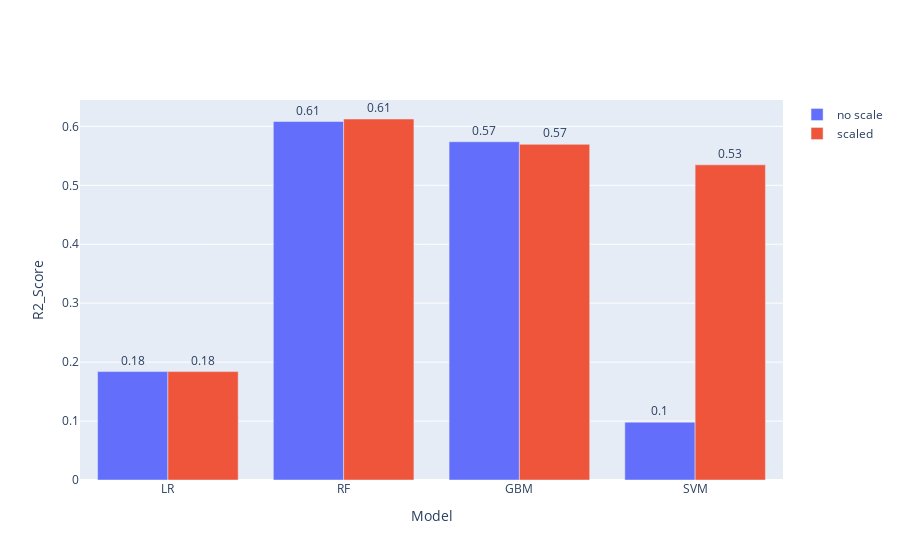

The cell this chart's notebook holds for it:
### Code cell
import plotly.graph_objects as go
models=['LR', 'RF', 'GBM', 'SVM']

fig = go.Figure(data=[
    go.Bar(name='no scale', x=models, y=[lr_r2, rf_r2, gbm_r2,svm_r2],text=[round(lr_r2, 2), round(rf_r2, 2), round(gbm_r2, 2), round(svm_r2, 2)],textposition='outside'),
    go.Bar(name='scaled', x=models, y=[lr_scaled_r2, rf_scaled_r2, gbm_scaled_r2,svm_scaled_r2],text=[round(lr_scaled_r2, 2), round(rf_scaled_r2, 2), round(gbm_scaled_r2, 2), round(svm_scaled_r2, 2)], textposition='outside')
])

fig.update_layout(barmode='group',xaxis_title="Model",yaxis_title="R2_Score")
fig.show()

### Figure 1 — Plotly figure (JSON) as saved in the notebook; plotly's stock layout.template omitted (floating-point values rounded to 4 significant figures)
{"data": [{"name": "no scale", "text": ["0.18", "0.61", "0.57", "0.1"], "textposition": "outside", "type": "bar", "x": ["LR", "RF", "GBM", "SVM"], "y": [0.1839, 0.6082, 0.5739, 0.09811]}, {"name": "scaled", "text": ["0.18", "0.61", "0.57", "0.53"], "textposition": "outside", "type": "bar", "x": ["LR", "RF", "GBM", "SVM"], "y": [0.1839, 0.6125, 0.5695, 0.5347]}], "layout": {"barmode": "group", "xaxis": {"title": {"text": "Model"}}, "yaxis": {"title": {"text": "R2_Score"}}}}
